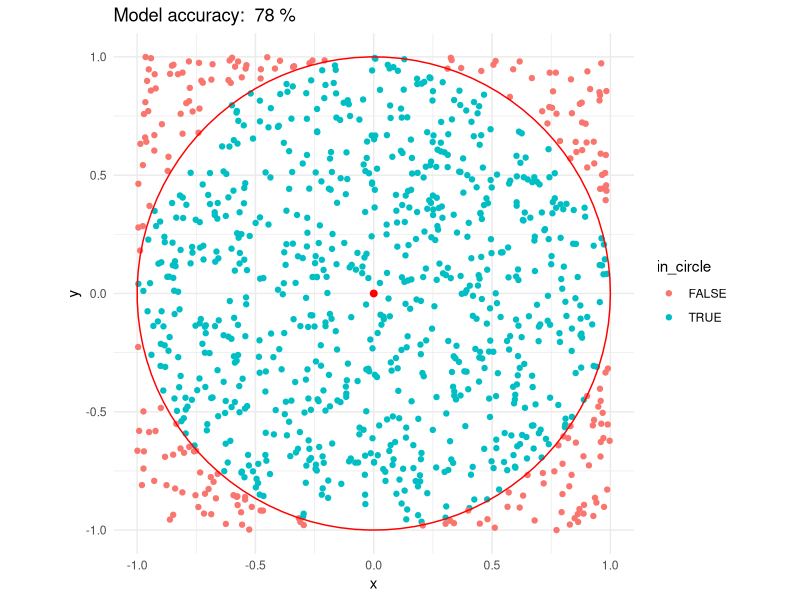

The R source for this figure:
## ---- chunk 1
knitr::opts_chunk$set(echo = TRUE)
## ---- chunk 2
library(tidyverse)
## ---- chunk 3
# Number of simulations to run
num_darts <- 1000

# Start our counter at zero
num_darts_in_circle <- 0

for (i in 1:num_darts) {
  x <- runif(n=1, min=-1, max=1)
  y <- runif(n=1, min=-1, max=1)
  if (x^2 + y^2 <= 1) {
    num_darts_in_circle = num_darts_in_circle + 1
  }
}

paste("Model accuracy: ", num_darts_in_circle/num_darts*100, "%")
## ---- chunk 4
# Number of simulations to run
num_darts <- 1000

# Start our counter at zero
num_darts_in_circle <- 0

# Vectors of length num_darts
x <- runif(n=num_darts, min=-1, max=1)
y <- runif(n=num_darts, min=-1, max=1)

# Also a vector of length num_darts
sum_squares <- x^2 + y^2
indexes_darts_in_circle <- which(sum_squares <= 1)

num_darts_in_circle2 <- length(indexes_darts_in_circle)

paste("Model accuracy: ", num_darts_in_circle2/num_darts*100, "%")
## ---- chunk 5

# Create a data frame with the generated points
df <- data.frame(x, y, in_circle = sum_squares <= 1)

# Create a scatter plot of the points, color them based on whether they are inside the circle or not
plot <- ggplot(df, aes(x, y, color = in_circle)) +
  geom_point() +
  theme_minimal()

# Create a data frame for circle points
circle_df <- data.frame(
  x = cos(seq(0, 2 * pi, length.out = 100)),
  y = sin(seq(0, 2 * pi, length.out = 100))
)

# Add a red circle to the plot
plot <- plot +
  geom_point(data = data.frame(x = 0, y = 0), aes(x, y), color = "red", size = 2) +
  geom_path(data = circle_df, aes(x, y), color = "red")+
  labs(title=paste("Model accuracy: ", num_darts_in_circle2/num_darts*100, "%"))

# Set the aspect ratio to 1
plot <- plot + coord_fixed(ratio = 1)

# Display the plot
print(plot)
